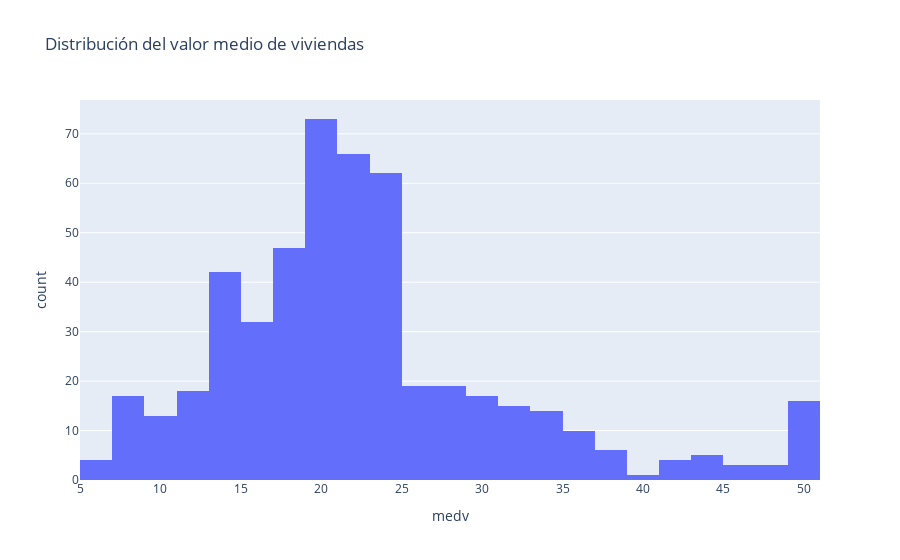

The cell this chart's notebook holds for it:
### Code cell
fig = px.histogram(df, x='medv', nbins=30, title='Distribución del valor medio de viviendas')
fig.show()

### Figure 1 — Plotly figure (JSON) as saved in the notebook; plotly's stock layout.template omitted (floating-point values rounded to 4 significant figures; data arrays with more than 128 entries replaced by an {"elided": "..."} marker saying what was removed)
{"data": [{"alignmentgroup": "True", "bingroup": "x", "hovertemplate": "medv=%{x}<br>count=%{y}<extra></extra>", "legendgroup": "", "marker": {"color": "#636efa", "pattern": {"shape": ""}}, "name": "", "nbinsx": 30, "offsetgroup": "", "orientation": "v", "showlegend": false, "type": "histogram", "x": {"elided": "506 float values"}, "xaxis": "x", "yaxis": "y"}], "layout": {"barmode": "relative", "legend": {"tracegroupgap": 0}, "title": {"text": "Distribución del valor medio de viviendas"}, "xaxis": {"anchor": "y", "domain": [0, 1], "title": {"text": "medv"}}, "yaxis": {"anchor": "x", "domain": [0, 1], "title": {"text": "count"}}}}
